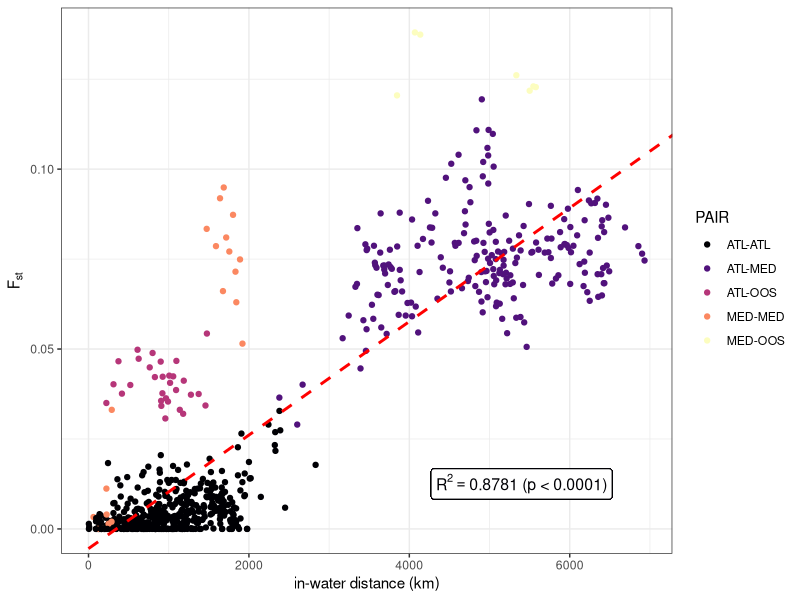
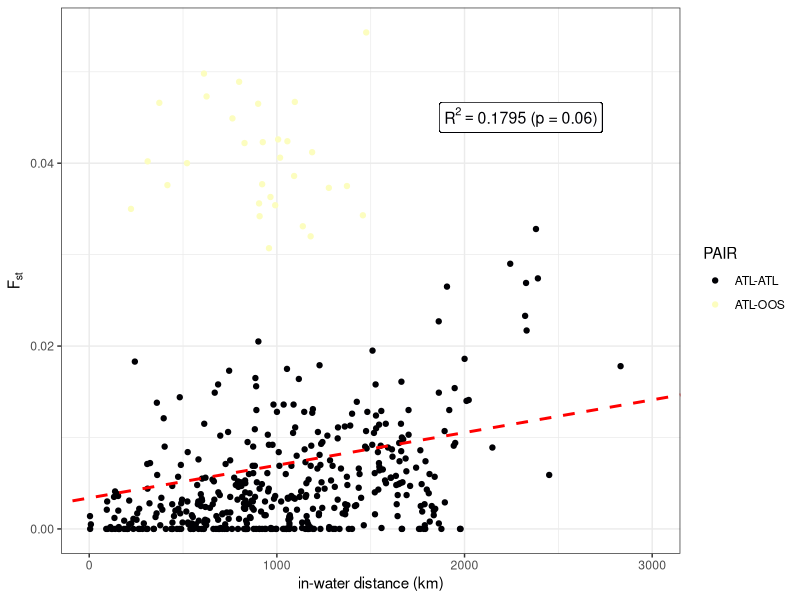
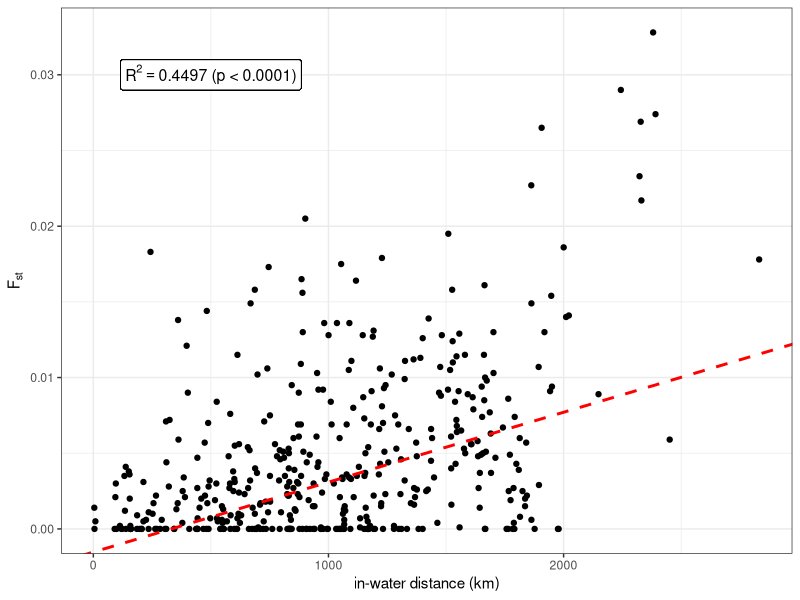

R code for these plots, in order:
library(ade4)
library(tidyverse)

Fst.dist <- read.csv("Output/distancesFst_neut.csv",header=T, row.names=1)

inwater.dist <- read.csv("Output/distances.csv",header=T, row.names=1)
Fst.dist <- Fst.dist[match(rownames(inwater.dist),rownames(Fst.dist)),]
Fst.dist <- Fst.dist[,match(names(inwater.dist),names(Fst.dist))]
print(Fst.dist)

df.plot <- expand.grid(as.matrix(Fst.dist))

inwater.dist <- as.matrix(as.dist(t(inwater.dist),upper=T, diag=T))
inwater.vec <- expand.grid(inwater.dist)$Var1
df.plot$inwater <- inwater.vec


df.plot$SITE1 <- rep(colnames(Fst.dist), each = ncol(Fst.dist))
df.plot$SITE2 <- rep(colnames(Fst.dist), ncol(Fst.dist))

index <- vector()
for(i in 0:37){
	for(j in 1:(i+1)){
		index <- append(index, i*38+j)
	}
}

df.plot <- df.plot[-index,]
rownames(df.plot) <- 1:nrow(df.plot)

df.plot$REGION1 <- rep("",nrow(df.plot))
df.plot[df.plot$SITE1 %in% c("Laz","Tar","Sar","Ale","The","Tor","Sky"),]$REGION1 <- "MED"
df.plot[!(df.plot$SITE1 %in% c("Laz","Tar","Sar","Ale","The","Tor","Sky")),]$REGION1 <- "ATL"
df.plot[df.plot$SITE1 %in% c("Oos"),]$REGION1 <- "OOS"
df.plot$REGION2 <- rep("",nrow(df.plot))
df.plot[df.plot$SITE2 %in% c("Laz","Tar","Sar","Ale","The","Tor","Sky"),]$REGION2 <- "MED"
df.plot[!(df.plot$SITE2 %in% c("Laz","Tar","Sar","Ale","The","Tor","Sky")),]$REGION2 <- "ATL"
df.plot[df.plot$SITE2 %in% c("Oos"),]$REGION2 <- "OOS"

df.plot$PAIR <- paste(df.plot$REGION1, df.plot$REGION2, sep = "-")

df.plot[df.plot$PAIR == "MED-ATL",]$PAIR <- "ATL-MED"
df.plot[df.plot$PAIR == "OOS-ATL",]$PAIR <- "ATL-OOS"

names(df.plot)[1] <- "Fst"

print(summary(lm(data=df.plot, Fst~inwater )))

Fst.mantel <- as.dist(Fst.dist)
inwater.mantel <- as.dist(inwater.dist)
print(ade4::mantel.rtest(Fst.mantel, inwater.mantel, nrepet=9999))

p <- ggplot(data=df.plot,aes(x=inwater,y=Fst,col=PAIR)) + geom_point(size=1.5) +
	theme_bw() + scale_color_viridis_d(option='magma') +
	xlab("in-water distance (km)") + ylab(expression(F[st])) + 
	geom_abline(intercept = -5.470e-3, slope = 1.578e-5, color="red", linetype="dashed", size=1) + 
	geom_label(x=5400,y=0.0125,label=expression(paste(R^2 == 0.8781, " (p < 0.0001)")),show.legend=F,size=4)

p %>% ggsave("Mantel_total.png",.,device='png',width=15,height=10,units='cm')

df.plot.atl <- df.plot[df.plot$REGION1!="MED" ,]
df.plot.atl <- df.plot.atl[df.plot.atl$REGION2!="MED",]
rownames(df.plot.atl) <- 1:nrow(df.plot.atl)

Fst.dist.atl <- Fst.dist[!(rownames(Fst.dist) %in% c("Laz","Tar","Sar","Ale","The","Tor","Sky")),
	!(colnames(Fst.dist) %in% c("Laz","Tar","Sar","Ale","The","Tor","Sky"))]

inwater.dist.atl <- inwater.dist[!(rownames(inwater.dist) %in% c("Laz","Tar","Sar","Ale","The","Tor","Sky")),
	!(colnames(inwater.dist) %in% c("Laz","Tar","Sar","Ale","The","Tor","Sky"))]

Fst.mantel.atl <- as.dist(Fst.dist.atl)
inwater.mantel.atl <- as.dist(inwater.dist.atl)
print(ade4::mantel.rtest(Fst.mantel.atl,inwater.mantel.atl,nrepet=9999))

print(summary(lm(data=df.plot.atl, Fst~inwater)))

p <- ggplot(data=df.plot.atl,aes(x=inwater,y=Fst,col=PAIR)) + geom_point(size=1.5) +
	theme_bw() + scale_color_viridis_d(option='magma') + xlim(0,3000) +
	xlab("in-water distance (km)") + ylab(expression(F[st])) + 
	geom_abline(intercept = 3.386e-3, slope = 3.576e-6, color="red", linetype="dashed", size=1) +
	geom_label(x=2300,y=0.045,label=expression(paste(R^2 == 0.1795, " (p = 0.06)")),show.legend=F,size=4)

p %>% ggsave("Mantel_atl.png",.,device='png',width=15,height=10,units='cm')

df.plot.oos <- df.plot.atl[df.plot.atl$SITE1 != "Oos",]
df.plot.oos <- df.plot.oos[df.plot.oos$SITE2 != "Oos",]
rownames(df.plot.oos) <- 1:nrow(df.plot.oos)

df.plot.oos$COUNTRY1 <- ""
df.plot.oos$COUNTRY2 <- ""

df.plot.oos[df.plot.oos$SITE1 %in% c("Brd","Cro","Eye","Heb","Iom","Ios","Loo","Lyn","Ork","Pad","Pem","She","Sbs","Sul","Cor","Hoo","Kil","Mul","Ven","Jer"),]$COUNTRY1 <- "BRT"
df.plot.oos[df.plot.oos$SITE2 %in% c("Brd","Cro","Eye","Heb","Iom","Ios","Loo","Lyn","Ork","Pad","Pem","She","Sbs","Sul","Cor","Hoo","Kil","Mul","Ven","Jer"),]$COUNTRY2 <- "BRT"
df.plot.oos[df.plot.oos$SITE1 %in% c("Idr","Vig"),]$COUNTRY1 <- "BIS"
df.plot.oos[df.plot.oos$SITE2 %in% c("Idr","Vig"),]$COUNTRY2 <- "BIS"
df.plot.oos[df.plot.oos$SITE1 %in% c("Hel","Ber","Flo","Sin","Tro","Gul","Kav","Lys"),]$COUNTRY1 <- "SKA"
df.plot.oos[df.plot.oos$SITE2 %in% c("Hel","Ber","Flo","Sin","Tro","Gul","Kav","Lys"),]$COUNTRY2 <- "SKA"

df.plot.oos$PAIR <- paste(df.plot.oos$COUNTRY1, df.plot.oos$COUNTRY2, sep = "-")
df.plot.oos[df.plot.oos$PAIR == "BIS-BRT",]$PAIR <- "BRT-BIS"
df.plot.oos[df.plot.oos$PAIR == "BIS-SKA",]$PAIR <- "SKA-BIS"
df.plot.oos[df.plot.oos$PAIR == "SKA-BRT",]$PAIR <- "BRT-SKA"

Fst.dist.oos <- Fst.dist.atl[!(rownames(Fst.dist.atl) %in% c("Oos")),
	!(colnames(Fst.dist.atl) %in% c("Oos"))]

inwater.dist.oos <- inwater.dist.atl[!(rownames(inwater.dist.atl) %in% c("Oos")),
	!(colnames(inwater.dist.atl) %in% c("Oos"))]

Fst.mantel.oos <- as.dist(Fst.dist.oos)
inwater.mantel.oos <- as.dist(inwater.dist.oos)
print(ade4::mantel.rtest(Fst.mantel.oos,inwater.mantel.oos,nrepet=9999))

print(summary(lm(data=df.plot.oos, Fst~inwater)))

p <- ggplot(data=df.plot.oos,aes(x=inwater,y=Fst)) + geom_point(size=1.5) +
	theme_bw() + 
	xlab("in-water distance (km)") + ylab(expression(F[st])) +
	geom_abline(intercept = -1.530e-3, slope = 4.619e-6, color="red", linetype="dashed", size=1) +
	geom_label(x=500,y=0.03,label=expression(paste(R^2 == 0.4497, " (p < 0.0001)")),show.legend=F,size=4)

p %>% ggsave("Mantel_oos.png",.,device='png',width=15,height=10,units='cm')
